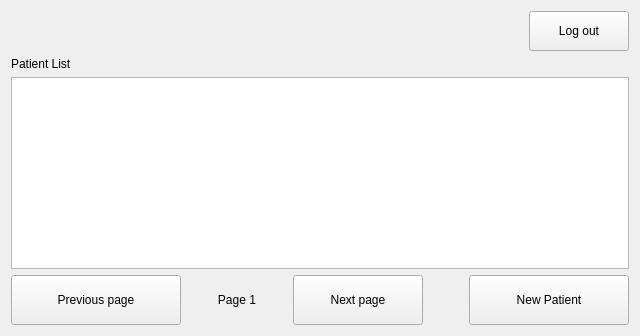
     <widget class="QWidget" name="patientListTab">
      <attribute name="title">
       <string>Patient list</string>
      </attribute>
      <layout class="QHBoxLayout" name="horizontalLayout_14">
       <item>
        <layout class="QVBoxLayout" name="verticalLayout_2">
         <item alignment="Qt::AlignRight">
          <widget class="QPushButton" name="logOutButton1">
           <property name="minimumSize">
            <size>
             <width>100</width>
             <height>40</height>
            </size>
           </property>
           <property name="styleSheet">
            <string notr="true">font: 16pt &quot;MS Shell Dlg 2&quot;;</string>
           </property>
           <property name="text">
            <string>Log out</string>
           </property>
          </widget>
         </item>
         <item alignment="Qt::AlignTop">
          <widget class="QLabel" name="label">
           <property name="styleSheet">
            <string notr="true">font: 30px &quot;MS Shell Dlg 2&quot;;</string>
           </property>
           <property name="text">
            <string>Patient List</string>
           </property>
          </widget>
         </item>
         <item>
          <widget class="QTableView" name="tableView"/>
         </item>
         <item>
          <layout class="QHBoxLayout" name="horizontalLayout_4">
           <item>
            <widget class="QPushButton" name="patientListPreviousPageButton">
             <property name="sizePolicy">
              <sizepolicy hsizetype="Minimum" vsizetype="Preferred">
               <horstretch>0</horstretch>
               <verstretch>0</verstretch>
              </sizepolicy>
             </property>
             <property name="minimumSize">
              <size>
               <width>170</width>
               <height>40</height>
              </size>
             </property>
             <property name="styleSheet">
              <string notr="true">font: 20px &quot;MS Shell Dlg 2&quot;</string>
             </property>
             <property name="text">
              <string>Previous page</string>
             </property>
            </widget>
           </item>
           <item>
            <widget class="QLabel" name="patientListPageLabel">
             <property name="minimumSize">
              <size>
               <width>100</width>
               <height>50</height>
              </size>
             </property>
             <property name="styleSheet">
              <string notr="true">font: 24px &quot;MS Shell Dlg 2&quot;;</string>
             </property>
             <property name="text">
              <string>Page 1</string>
             </property>
             <property name="alignment">
              <set>Qt::AlignCenter</set>
             </property>
            </widget>
           </item>
           <item>
            <widget class="QPushButton" name="patientListNextPageButton">
             <property name="sizePolicy">
              <sizepolicy hsizetype="Minimum" vsizetype="Preferred">
               <horstretch>0</horstretch>
               <verstretch>0</verstretch>
              </sizepolicy>
             </property>
             <property name="minimumSize">
              <size>
               <width>130</width>
               <height>40</height>
              </size>
             </property>
             <property name="styleSheet">
              <string notr="true">font: 20px &quot;MS Shell Dlg 2&quot;;</string>
             </property>
             <property name="text">
              <string>Next page</string>
             </property>
            </widget>
           </item>
           <item>
            <spacer name="horizontalSpacer_12">
             <property name="orientation">
              <enum>Qt::Horizontal</enum>
             </property>
             <property name="sizeHint" stdset="0">
              <size>
               <width>40</width>
               <height>20</height>
              </size>
             </property>
            </spacer>
           </item>
           <item>
            <widget class="QPushButton" name="createNewPatientButton">
             <property name="minimumSize">
              <size>
               <width>160</width>
               <height>50</height>
              </size>
             </property>
             <property name="styleSheet">
              <string notr="true">font: 20px &quot;MS Shell Dlg 2&quot;;</string>
             </property>
             <property name="text">
              <string>New Patient</string>
             </property>
            </widget>
           </item>
          </layout>
         </item>
        </layout>
       </item>
      </layout>
     </widget>
